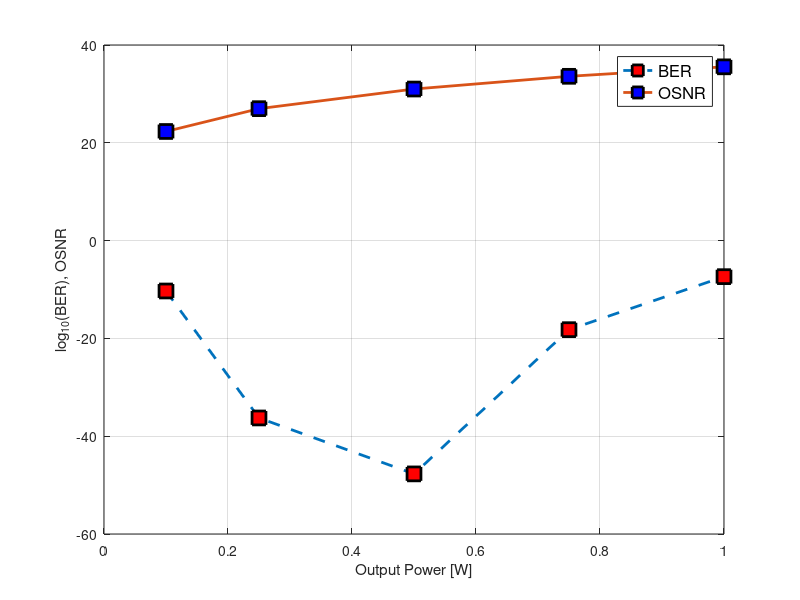
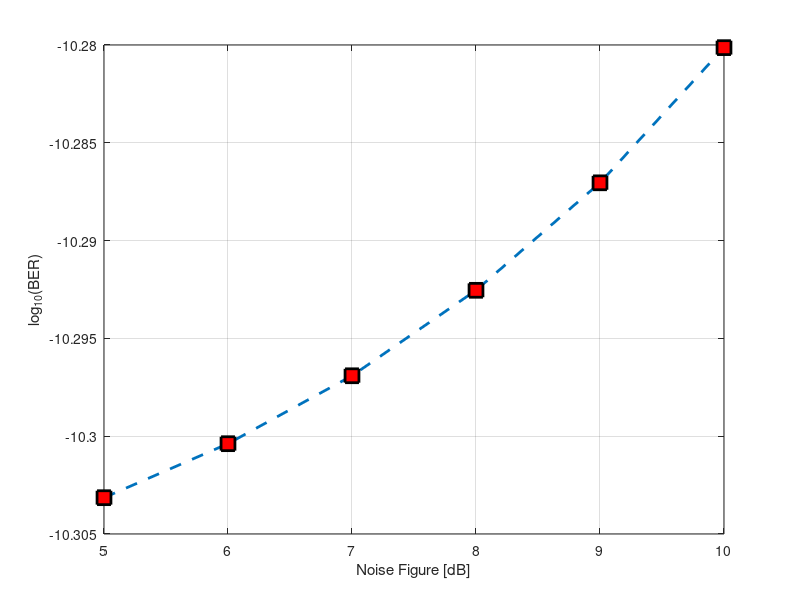
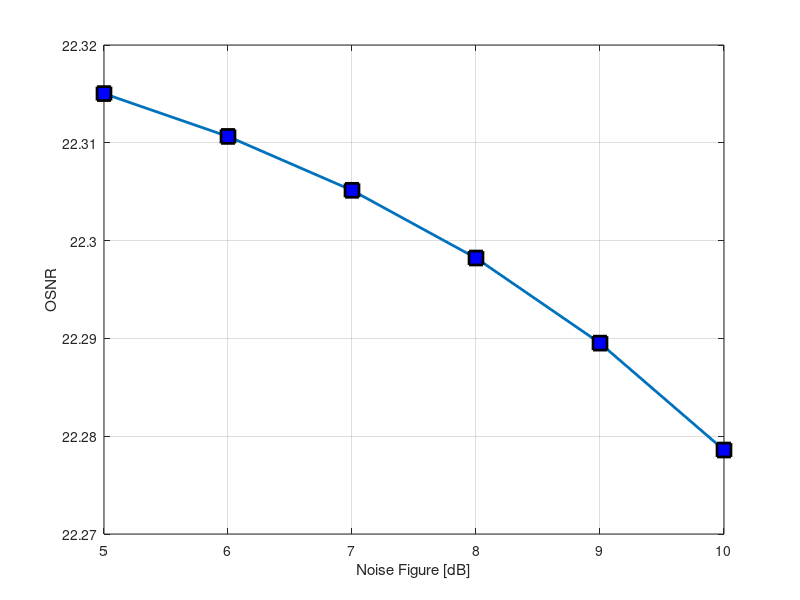

These charts were generated, in order, by the following MATLAB code:
%Optical Communication Systems/Components
%Lab 9

clear all;
close all;
clc;


%NF 5 dB

BER=[4.97572185451124e-11 5.37580848707492e-37 1.95775726157041e-48 6.10757063900905e-19 4.23375394725738e-8];
Po=[1.000000e-001 2.500000e-001 5.000000e-001 7.500000e-001 1];
OSNR=[22.315032248796 26.9792369822125 30.9955289166325 33.5980385970187 35.5363493709412];


plot(Po,log10(BER),'--s','Linewidth',2,'MarkerEdgeColor','k','MarkerFaceColor','r','MarkerSize',10);
hold on;
plot(Po,OSNR,'-s','Linewidth',2,'MarkerEdgeColor','k','MarkerFaceColor','b','MarkerSize',10);
xlabel('Output Power [W]'); ylabel('log_{10}(BER), OSNR'); grid on;
leg=legend('BER','OSNR');
set(leg,'Fontsize',12);

%OUTPUT POWER 1.000000e-001

BER=[4.97572185451124e-11 5.00745044415791e-11 5.04765814296157e-11 5.09869752121232e-11 5.16362504509823e-11 5.24644166222246e-11];
NF=[5 6 7 8 9 10];
OSNR=[22.315032248796 22.3106518572597 22.3051435446627 22.2982189073509 22.2895169725712 22.2785866154096];


figure;
plot(NF,log10(BER),'--s','Linewidth',2,'MarkerEdgeColor','k','MarkerFaceColor','r','MarkerSize',10);
xlabel('Noise Figure [dB]'); ylabel('log_{10}(BER)'); grid on;

figure;
plot(NF,OSNR,'-s','Linewidth',2,'MarkerEdgeColor','k','MarkerFaceColor','b','MarkerSize',10);
xlabel('Noise Figure [dB]'); ylabel('OSNR'); grid on;




%Question 3

T=10^12;
c=3*10^8;
f0=194.07*T;
%f1=-1.17*T+f0;
f1=-1.1702220867438*T+f0;
f2=-0.195*T+f0;
% f1=-1.1697720695495+f0;
% f2=-0.1950776460226+f0;
f3=-0.07*T+f0;
f4=0.83*T+f0;

% l1=c/f1
% l2=c/f2
% l3=c/f3
% l4=c/f4

% b2=-1.1697708672307*T+f0;
% b1=1.1702292379997*T+f0;
% lb2=c/b2;
% lb1=c/b1;








